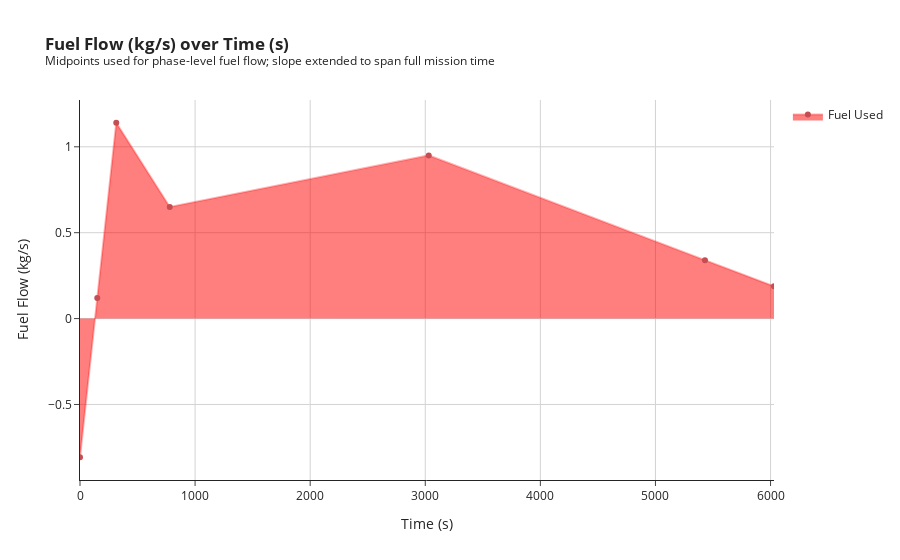

The notebook cell saved with this chart:
### Code cell
import plotly.graph_objects as go
import pandas as pd

# Load and prepare data
summary_df = pd.read_csv("output/emissions/summary.csv")
phases_df = summary_df[summary_df['Phase'] != 'Total'].copy()

# Compute time points
phases_df['Start Time (s)'] = phases_df['Duration (s)'].cumsum() - phases_df['Duration (s)']
phases_df['End Time (s)'] = phases_df['Duration (s)'].cumsum()
phases_df['Mid Time (s)'] = (phases_df['Start Time (s)'] + phases_df['End Time (s)']) / 2

# Extrapolate first and last slopes
first_mid = phases_df['Mid Time (s)'].iloc[0]
second_mid = phases_df['Mid Time (s)'].iloc[1]
first_flow = phases_df['Fuel Flow (kg/s)'].iloc[0]
second_flow = phases_df['Fuel Flow (kg/s)'].iloc[1]

last_mid = phases_df['Mid Time (s)'].iloc[-1]
second_last_mid = phases_df['Mid Time (s)'].iloc[-2]
last_flow = phases_df['Fuel Flow (kg/s)'].iloc[-1]
second_last_flow = phases_df['Fuel Flow (kg/s)'].iloc[-2]

start_time = phases_df['Start Time (s)'].iloc[0]
end_time = phases_df['End Time (s)'].iloc[-1]

# Calculate slopes and extrapolate
slope_start = (second_flow - first_flow) / (second_mid - first_mid)
extrapolated_start_flow = first_flow - slope_start * (first_mid - start_time)

slope_end = (last_flow - second_last_flow) / (last_mid - second_last_mid)
extrapolated_end_flow = last_flow + slope_end * (end_time - last_mid)

# Prepare extended x and y
x_extended = [start_time] + phases_df['Mid Time (s)'].tolist() + [end_time]
y_extended = [extrapolated_start_flow] + phases_df['Fuel Flow (kg/s)'].tolist() + [extrapolated_end_flow]

# Create plot
fig = go.Figure()

fig.add_trace(go.Scatter(
    x=x_extended,
    y=y_extended,
    mode='lines+markers',
    fill='tozeroy',
    name='Fuel Used',
    line=dict(color='rgba(255,0,0,0.3)'),
    marker=dict(color="#C44E52"),
    text=["Extrapolated Start"] + phases_df['Phase'].tolist() + ["Extrapolated End"],
    hovertemplate="Fuel Flow: %{y:.2f} kg/s<br>Time: %{x:.0f} s<extra></extra>"
))

fig.update_layout(
    xaxis_title='Time (s)',
    yaxis_title='Fuel Flow (kg/s)',
    title='<b>Fuel Flow (kg/s) over Time (s)</b><br><sup>Midpoints used for phase-level fuel flow; slope extended to span full mission time</sup>',
    template='simple_white',
    showlegend=True,
    xaxis=dict(showgrid=True, gridwidth=1, gridcolor='lightgrey'),
    yaxis=dict(showgrid=True, gridwidth=1, gridcolor='lightgrey')
)

fig.show()

### Figure 1 — Plotly figure (JSON) as saved in the notebook; plotly's stock layout.template omitted (floating-point values rounded to 4 significant figures)
{"data": [{"fill": "tozeroy", "hovertemplate": "Fuel Flow: %{y:.2f} kg/s<br>Time: %{x:.0f} s<extra></extra>", "line": {"color": "rgba(255,0,0,0.3)"}, "marker": {"color": "#C44E52"}, "mode": "lines+markers", "name": "Fuel Used", "text": ["Extrapolated Start", "Idle/Taxi", "Take-Off", "Climb Out", "Cruise", "Descent", "Extrapolated End"], "type": "scatter", "x": [0, 150, 315, 780, 3030, 5430, 6030], "y": [-0.8073, 0.12, 1.14, 0.65, 0.95, 0.34, 0.1875]}], "layout": {"showlegend": true, "title": {"text": "<b>Fuel Flow (kg/s) over Time (s)</b><br><sup>Midpoints used for phase-level fuel flow; slope extended to span full mission time</sup>"}, "xaxis": {"gridcolor": "lightgrey", "gridwidth": 1, "showgrid": true, "title": {"text": "Time (s)"}}, "yaxis": {"gridcolor": "lightgrey", "gridwidth": 1, "showgrid": true, "title": {"text": "Fuel Flow (kg/s)"}}}}
